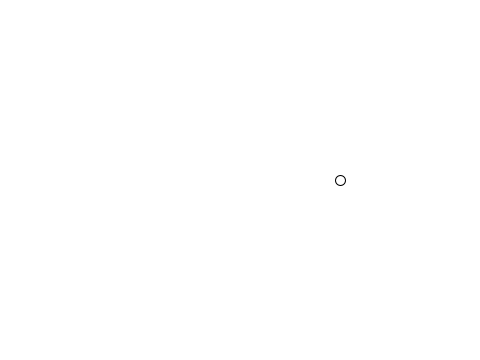
Frame 1 (no input)
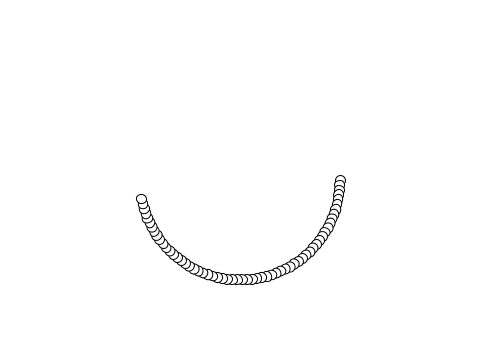
Frame 60 (the mouse pressed at the canvas centre just before this capture)
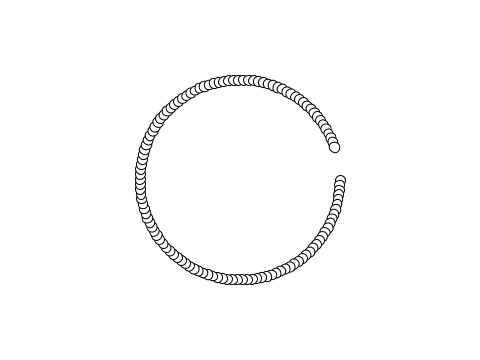
Frame 120 (the mouse held since frame 60 and released just before this capture)

The Processing sketch that drew these frames (run headless with seeded random() and noise(); from frame 60 on, the mouse is pressed at the canvas centre):

// Processing sketch: myCircleMovement
// ── myCircleMovement.pde
//myCircleMovement
  
  float theta = 0.0;
  
  void setup() {
    size(480, 360);
    smooth();
    background(255);
  }
  
  void draw() {
    pushMatrix();
    translate(width / 2, height / 2);
    rotate(theta);
    ellipse(100, 0, 10, 10);
    popMatrix();
    theta += 0.05;
  }
